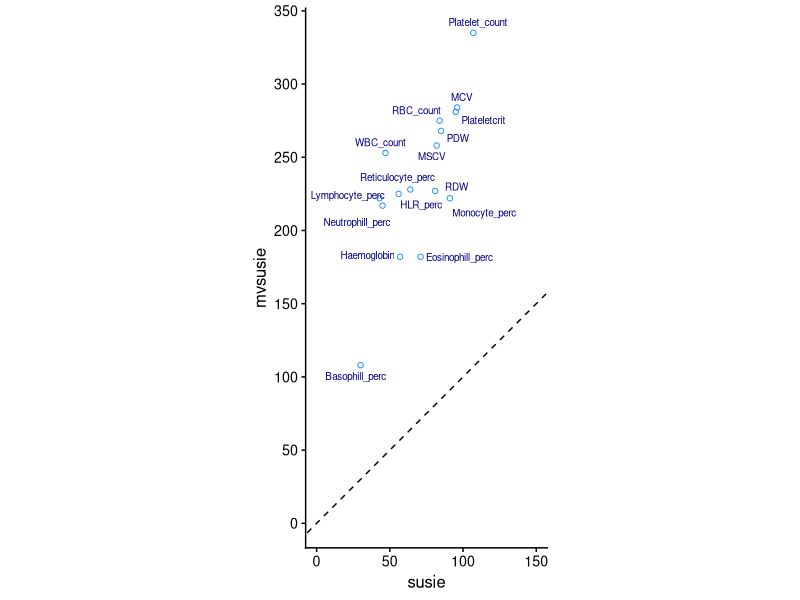

The R script that drew this image:
library(ggplot2)
library(cowplot)
library(ggrepel)
dat <- read.csv("../output/blood_cell_traits/cs1snp.csv")
p <- ggplot(dat,aes(x = susie,y = mvsusie,label = trait)) +
  geom_point(shape = 21,color = "dodgerblue") +
  geom_text_repel(size = 2.5,color = "darkblue",max.overlaps = Inf) +
  geom_abline(intercept = 0,slope = 1,color = "black",
              linetype = "dashed") +
  scale_x_continuous(limits = c(0,150),breaks = seq(0,400,50)) +
  scale_y_continuous(limits = c(0,335),breaks = seq(0,400,50)) +
  coord_fixed() +
  theme_cowplot(font_size = 12)
